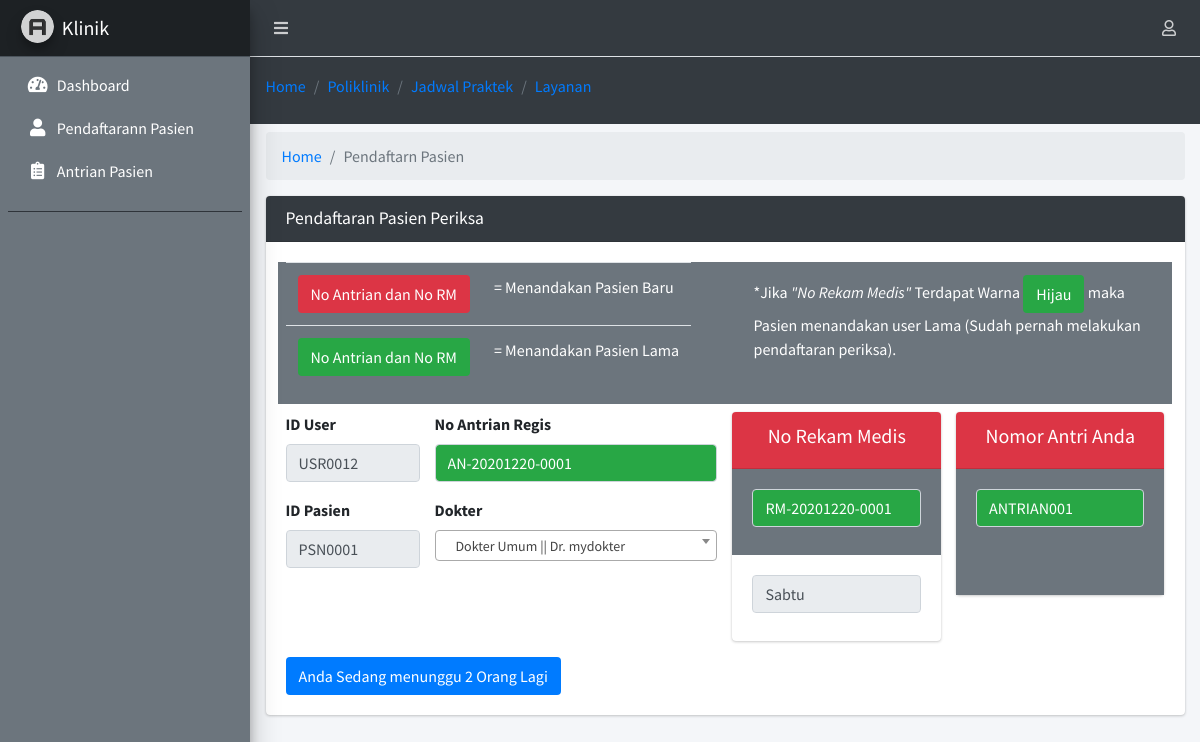
/index.php?page=pendaftaran_pasienlama (signed in), run on an earlier commit of the app's database.
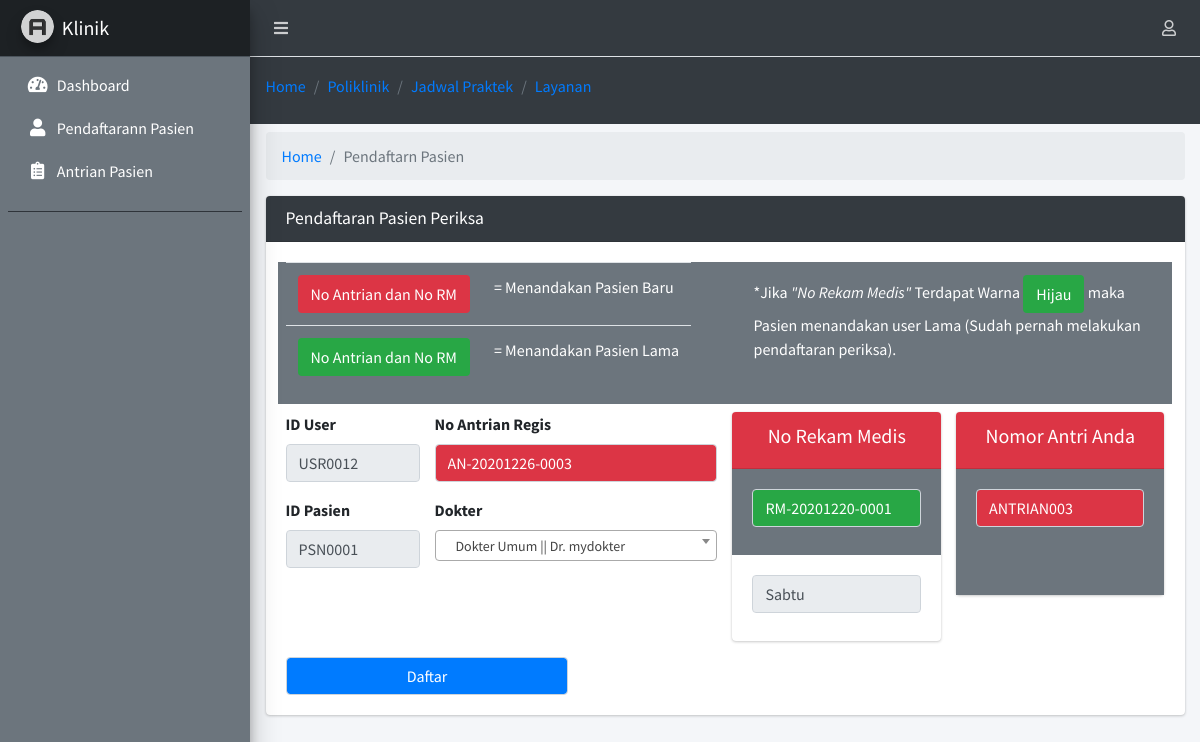
And on a later commit of the database.
### tables this page shows
CREATE TABLE `tb_pasien` (
  `id_pasien` char(15) NOT NULL,
  `id_dokter` char(15) NOT NULL,
  `id_user` char(15) NOT NULL,
  `no_antrian` char(16) NOT NULL,
  `no_rekam_medis` char(16) NOT NULL,
  `waktu` varchar(225) NOT NULL,
  `hari_periksa` varchar(225) NOT NULL,
  `nomor_antri` char(16) NOT NULL
);

### page/pasien/pendaftaran_pasienlama.php (the view, shortened to what this page needs)
<?php
$usernip = mysqli_query($koneksi, "SELECT max(no_antrian) AS no_antri, max(no_rekam_medis) AS maxCode, max(nomor_antri) AS nomor_antri FROM tb_pasien");
$idnip = mysqli_fetch_array($usernip);
$a = $idnip['no_antri'];
$id = $idnip['maxCode'];
$antri = $idnip['nomor_antri'];
$nOan = (int) substr($a, 12, 4);
$nOn = (int) substr($id, 12, 4);
$nOAntri = (int) substr($antri, 7, 3);
$nOn++;
$nOan++;
$nOAntri++;
$date = date("Ymd");
$an = "AN-".$date."-";
$rm = "RM-".$date."-";
$isno = "ANTRIAN";
$no_antrian = $an . sprintf("%04s", $nOan);
$no_rm = $rm . sprintf("%04s", $nOn);
$nomor_antrian = $isno . sprintf("%03s", $nOAntri);
$cek_hari = mysqli_query($koneksi, "SELECT IF(WEEKDAY(".$date.")= '0','Senin',
IF(WEEKDAY(".$date.")='1','Selasa',
IF(WEEKDAY(".$date.")='2','Rabu',
IF(WEEKDAY(".$date.")='3','Kamis',
IF(WEEKDAY(".$date.")='4','Jumat',
IF(WEEKDAY(".$date.")='5','Sabtu',
IF(WEEKDAY(".$date.")='6','Minggu','Salah')))))))
AS hari");
$dhari = mysqli_fetch_array($cek_hari);
$sqlrolus = mysqli_query($koneksi, "SELECT max(id_pasien) AS maxCode FROM tb_pasien");
$dtrolus = mysqli_fetch_array($sqlrolus);
$rolus = $dtrolus['maxCode'];
$norolus = (int) substr($rolus, 3, 4);
$norolus++;
$roluser = "PSN";
$id_pasien = $roluser . sprintf("%04s", $norolus);
$sqps = mysqli_query($koneksi, "SELECT * FROM tb_pasien_baru WHERE id_user = '".$_SESSION['id_user']."'");
$dpas = mysqli_fetch_array($sqps);
?>
<div class="row mt-2">
	<div class="col-sm-12">
		<ol class="breadcrumb">
          <li class="breadcrumb-item"><a href="#">Home</a></li>
          <li class="breadcrumb-item active">Pendaftarn Pasien</li>
        </ol>
	</div>
</div>
<div class="card">
	<div class="card-header bg-dark">
		<h5 class="card-title">Pendaftaran Pasien Periksa</h5>
	</div>
	<div class="card-body">
		<div class="row bg-gray mb-2">
			<div class="col-sm-6">
				<table class="table table-responsive">
					<tr>
						<th><button class="btn bg-danger">No Antrian dan No RM</button></th>
						<td>= Menandakan Pasien Baru</td>
					</tr>
					<tr>
						<th><button class="btn bg-green">No Antrian dan No RM</button></th>
						<td>= Menandakan Pasien Lama</td>
					</tr>
				</table>
			</div>
			<div class="col-sm-6">
				<div class="alert">
					*Jika <i>"No Rekam Medis"</i> Terdapat Warna <button class="btn bg-success">Hijau</button> maka Pasien menandakan user Lama (Sudah pernah melakukan pendaftaran periksa).
				</div>
			</div>
		</div>
	<form action="page/pasien/proses/proses_daftar_pasienlama.php" method="POST">
		<div class="row">
			<div class="col-sm-2">
				<div class="form-group">
					<label>ID User</label>
					<input type="text" name="id_user" class="form-control" readonly value="<?= $_SESSION['id_user']; ?>">
				</div>
				<div class="form-group">
					<label>ID Pasien</label>
					<?php
					$sqlid = mysqli_query($koneksi, "SELECT * FROM tb_pasien WHERE id_user = '".$_SESSION['id_user']."'");
					$did = mysqli_num_rows($sqlid);
					$sqlid = mysqli_fetch_array($sqlid);
					if ($did > 0) { ?>
						<input type="text" name="id_pasien" class="form-control" readonly value="<?= $sqlid['id_pasien']; ?>">
					<?php }else{ ?>
						<input type="text" name="id_pasien" class="form-control" readonly value="<?= $id_pasien; ?>">
					<?php }
					?>
				</div>
			</div>
			<div class="col-sm-4">
				<div class="form-group">
					<label>No Antrian Regis</label>
					<?php
					$cekps = mysqli_query($koneksi, "SELECT * FROM tb_pasien WHERE id_user = '".$_SESSION['id_user']."'");
					$dcek = mysqli_num_rows($cekps);
					$dataps = mysqli_fetch_array($cekps);
					if ($dcek > 0 ) {
						if ($dataps['no_antrian'] == "") { ?>
							<input type="text" name="no_antrian" class="form-control bg-danger" readonly value="<?= $no_antrian; ?>">
						<?php }else{ ?>
							<input type="text" name="no_antrian" class="form-control bg-green" readonly value="<?= $dataps['no_antrian']; ?>">
						<?php }
					}else{ ?>
						<input type="text" name="no_antrian" class="form-control bg-danger" value="<?= $dpas['no_antrian']; ?>">
					<?php }
					?>
				</div>
				<div class="form-group">
					<label>Dokter</label>
				</div>
			</div>
			<div class="col-sm-3">
				<div class="card">
					<div class="card-header bg-danger">
						<center><h5>No Rekam Medis</h5></center>
					</div>
					<div class="card-body bg-gray">
						<?php
						$cekps = mysqli_query($koneksi, "SELECT * FROM tb_pasien WHERE id_user = '".$_SESSION['id_user']."'");
						$dcek = mysqli_num_rows($cekps);
						$dataps = mysqli_fetch_array($cekps);
						if ($dcek > 0) { ?>
							<center><h3><input type="text" name="no_rm" class="form-control bg-green" value="<?= $dataps['no_rekam_medis']; ?>" readonly></h3></center>
						<?php }else{ ?>
							<center><h3><input type="text" name="no_rm" class="form-control bg-danger" value="<?= $no_rm; ?>" readonly></h3></center>
						<?php }
						?>
					</div>
					<div class="card-body">
						<center><h3><input type="text" name="hari" class="form-control" value="<?= $dhari['hari']; ?>" readonly></h3></center>
					</div>
				</div>
			</div>
			<div class="col-sm-3">
				<div class="card">
					<div class="card-header bg-danger">
						<center><h5>Nomor Antri Anda</h5></center>
					</div>
					<div class="card-body bg-gray">
						<?php
						$cekps = mysqli_query($koneksi, "SELECT * FROM tb_pasien WHERE id_user = '".$_SESSION['id_user']."'");
						$dcek = mysqli_num_rows($cekps);
						$dataps = mysqli_fetch_array($cekps);
						if ($dcek > 0) {
							if ($dataps['nomor_antri'] == "") { ?>
								<center><h3><input type="text" name="nomor_antrian" class="form-control bg-danger" value="<?= $nomor_antrian; ?>" readonly></h3></center>
							<?php }else{ ?>
								<center><h3><input type="text" name="nomor_antrian" class="form-control bg-green" value="<?= $dataps['nomor_antri']; ?>" readonly></h3></center>
							<?php }
						}else{ ?>
							<center><h3><input type="text" name="nomor_antrian" class="form-control bg-danger" value="<?= $nomor_antrian; ?>" readonly></h3></center>
						<?php }
						?>
					</div>
					<div class="card-body bg-gray">
					</div>
				</div>
			</div>
			<div class="col-sm-4">
				<?php
					$cekps = mysqli_query($koneksi, "SELECT * FROM tb_pasien WHERE id_user = '".$_SESSION['id_user']."'");
					$dcek = mysqli_num_rows($cekps);
					$dataps = mysqli_fetch_array($cekps);
					if ($dcek > 0) {
						if ($dataps['no_antrian'] == "") { ?>
							<button type="submit" name="daftar" class="form-control bg-blue">Daftar</button>
						<?php }else{
							$sqlmenunggu = mysqli_query($koneksi, "SELECT CONCAT(COUNT(*) - 1,' Orang Lagi') as menunggu FROM tb_pasien WHERE nomor_antri != ''");
							$dmenunggu = mysqli_fetch_array($sqlmenunggu);
							?>
							<a href="" class="btn bg-blue">Anda Sedang menunggu <?= $dmenunggu['menunggu']; ?></a>
						<?php }
					}else{ ?>
						<button type="submit" name="daftar" class="form-control bg-blue">Daftar</button>
					<?php }
					?>
			</div>
		</div>
	</form>
	</div>
</div>

### header.php (shortened to what this page needs)
<!DOCTYPE html>
<html lang="en">
<head>
  <link rel="stylesheet" href="plugins/fontawesome-free/css/all.min.css">
  <link rel="stylesheet" href="plugins/overlayScrollbars/css/OverlayScrollbars.min.css">
  <link rel="stylesheet" href="dist/css/adminlte.min.css">
  <link rel="stylesheet" href="plugins/select2/css/select2.min.css">
  <link rel="stylesheet" href="plugins/select2-bootstrap4-theme/select2-bootstrap4.min.css">
  <link rel="stylesheet" href="plugins/daterangepicker/daterangepicker.css">
</head>
<body class="hold-transition sidebar-mini layout-fixed layout-navbar-fixed layout-footer-fixed">

### index.php (shortened to what this page needs)
<?php include "header.php"; ?>
<div class="wrapper">
  <nav class="main-header navbar navbar-expand navbar-dark navbar-light">
    <ul class="navbar-nav">
      <li class="nav-item">
        <a class="nav-link" data-widget="pushmenu" href="#" role="button"><i class="fas fa-bars"></i></a>
      </li>
    </ul>
    <ul class="navbar-nav ml-auto">
      <?php
      if (isset($_SESSION['id_user'])) { ?>
      <li class="nav-item dropdown">
        <a class="nav-link" data-toggle="dropdown" href="#">
          <i class="far fa-user"></i>
        </a>
      </li>
      <?php }else{
      }
      ?>
    </ul>
  </nav>
  <aside class="main-sidebar sidebar-dark-primary elevation-4 bg-primary">
    <a href="index.php" class="brand-link bg-dark">
      <img src="dist/img/AdminLTELogo.png" alt="AdminLTE Logo" class="brand-image img-circle elevation-3"
           style="opacity: .8">
      <span class="brand-text text-white">Klinik</span>
    </a>
    <div class="sidebar bg-gray">
      <nav class="mt-2">
        <ul class="nav nav-pills nav-sidebar flex-column" data-widget="treeview" role="menu" data-accordion="false">
          <li class="nav-item">
            <a href="index.php" class="nav-link text-white">
              <i class="nav-icon fas fa-tachometer-alt"></i>
              <p>
                Dashboard
              </p>
            </a>
          </li>
        </ul>
        <?php
        if (isset($_SESSION['id_user'])) { ?>
          <ul class="nav nav-pills nav-sidebar flex-column" data-widget="treeview" role="menu" data-accordion="false">
            <li class="nav-item">
              <a href="?page=pendaftaran_pasienlama" class="nav-link text-white">
                <i class="nav-icon fas fa-user"></i>
                <p>
                  Pendaftarann Pasien
                </p>
              </a>
            </li>
            <li class="nav-item">
              <a href="?page=antrian_pasien" class="nav-link text-white">
                <i class="nav-icon fas fa-clipboard-list"></i>
                <p>
                  Antrian Pasien
                </p>
              </a>
            </li>
          </ul>
        <?php }
        ?>
        <hr class="bg-dark">
      </nav>
    </div>
  </aside>
  <div class="content-wrapper">
    <div class="content-header bg-dark">
      <div class="container-fluid">
        <div class="row mb-2">
          <div class="col-sm-12">
            <ol class="breadcrumb">
              <li class="breadcrumb-item"><a href="?page=home">Home</a></li>
              <li class="breadcrumb-item"><a href="?page=poliklinik">Poliklinik</a></li>
              <li class="breadcrumb-item"><a href="?page=jadwal_praktek">Jadwal Praktek</a></li>
              <li class="breadcrumb-item"><a href="?page=layanan">Layanan</a></li>
            </ol>
          </div>
        </div>
      </div>
    </div>
    <section class="content">
      <div class="container-fluid">
        <?php
        if (isset($_GET['page'])) {
          $page = $_GET['page'];
          switch ($page) {
            case 'pendaftaran_pasienlama':
              include "page/pasien/pendaftaran_pasienlama.php";
              break;
          }
        }else{
          include "home.php";
        }
        ?>
      </div>
    </section>
  </div>
</div>
  <?php include "footer.php"; ?>

### footer.php (shortened to what this page needs)
</body>
</html>

What changed in the data, as far as the page shows it:
changed tb_pasien "PSN0001": nomor_antri "ANTRIAN001" → empty (drawn); no_antrian "AN-20201220-0001" → (not shown); nomor_antrian "ANTRIAN001" → (not shown)
Also different on the page:
form field no_antrian: (not shown) → "AN-20201226-0003"
form field nomor_antrian: (not shown) → "ANTRIAN003"
$dmenunggu['menunggu']: "2 Orang Lagi" → (not shown)
text no longer shown: "Anda Sedang menunggu"
text now shown: "Daftar"
